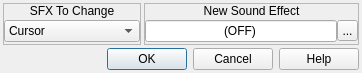
<?xml version="1.0" encoding="UTF-8"?>
<ui version="4.0">
 <class>ConfigureEvent_ChangeSystemSoundEffect</class>
 <widget class="QDialog" name="ConfigureEvent_ChangeSystemSoundEffect">
  <property name="geometry">
   <rect>
    <x>0</x>
    <y>0</y>
    <width>362</width>
    <height>73</height>
   </rect>
  </property>
  <property name="windowTitle">
   <string>Change System Sound Effect</string>
  </property>
  <property name="windowIcon">
   <iconset resource="gui_icons.qrc">
    <normaloff>:/icons/openrpgmaker.png</normaloff>:/icons/openrpgmaker.png</iconset>
  </property>
  <property name="styleSheet">
   <string notr="true">.QFrame
{
	border-width: 1px;
	border-style: solid;
	border-color: palette(window-text);
}

.QFrame&gt;QLabel
{
	border-width: 0px;
	background-color: palette(window-text);
	color: palette(window);
	font-weight: bold;
}

.QFrame&gt;QCheckBox
{
	background-color: palette(window-text);
	border-width: 0px;
	border-style: none;
	color: palette(window);
	spacing: 3px;
	font-weight: bold;
	padding: 0px 0px 0px 3px;
}

.QFrame&gt;QCheckBox::indicator
{
	min-width: 8px;
	max-width: 8px;
	min-height: 8px;
	max-height: 8px;
	width: 8px;
	height: 8px;
	border-width: 2px;
	border-radius: 0px;
	border-style: ridge;
	border-color: palette(mid);
}

.QFrame&gt;QCheckBox::indicator:unchecked
{
	background-color: palette(base);
}

.QFrame&gt;QCheckBox::indicator:checked
{
	background-color: palette(window-text);
}

.QFrame&gt;QCheckBox::indicator:hover
{
	border-color: palette(highlight);
}</string>
  </property>
  <layout class="QVBoxLayout" name="verticalLayout_3">
   <property name="spacing">
    <number>3</number>
   </property>
   <property name="margin">
    <number>3</number>
   </property>
   <item>
    <widget class="QWidget" name="widget_3" native="true">
     <layout class="QHBoxLayout" name="horizontalLayout_3">
      <property name="spacing">
       <number>3</number>
      </property>
      <property name="margin">
       <number>0</number>
      </property>
      <item>
       <widget class="QFrame" name="frame">
        <property name="frameShape">
         <enum>QFrame::StyledPanel</enum>
        </property>
        <property name="frameShadow">
         <enum>QFrame::Raised</enum>
        </property>
        <layout class="QVBoxLayout" name="verticalLayout">
         <property name="spacing">
          <number>0</number>
         </property>
         <property name="margin">
          <number>0</number>
         </property>
         <item>
          <widget class="QLabel" name="label">
           <property name="sizePolicy">
            <sizepolicy hsizetype="Preferred" vsizetype="Fixed">
             <horstretch>0</horstretch>
             <verstretch>0</verstretch>
            </sizepolicy>
           </property>
           <property name="text">
            <string>SFX To Change</string>
           </property>
           <property name="alignment">
            <set>Qt::AlignCenter</set>
           </property>
          </widget>
         </item>
         <item>
          <widget class="QWidget" name="widget" native="true">
           <layout class="QHBoxLayout" name="horizontalLayout">
            <property name="spacing">
             <number>0</number>
            </property>
            <property name="margin">
             <number>0</number>
            </property>
            <item>
             <widget class="QComboBox" name="cboxSystemSoundEffect">
              <item>
               <property name="text">
                <string>Cursor</string>
               </property>
              </item>
              <item>
               <property name="text">
                <string>Select Choice</string>
               </property>
              </item>
              <item>
               <property name="text">
                <string>Buzzer</string>
               </property>
              </item>
              <item>
               <property name="text">
                <string>Cancel</string>
               </property>
              </item>
              <item>
               <property name="text">
                <string>Battle Transition</string>
               </property>
              </item>
              <item>
               <property name="text">
                <string>Flee Battle</string>
               </property>
              </item>
              <item>
               <property name="text">
                <string>Character Level Up</string>
               </property>
              </item>
              <item>
               <property name="text">
                <string>Evade Attack</string>
               </property>
              </item>
              <item>
               <property name="text">
                <string>Item Used</string>
               </property>
              </item>
             </widget>
            </item>
           </layout>
          </widget>
         </item>
        </layout>
       </widget>
      </item>
      <item>
       <widget class="QFrame" name="frame_2">
        <property name="frameShape">
         <enum>QFrame::StyledPanel</enum>
        </property>
        <property name="frameShadow">
         <enum>QFrame::Raised</enum>
        </property>
        <layout class="QVBoxLayout" name="verticalLayout_2">
         <property name="spacing">
          <number>0</number>
         </property>
         <property name="margin">
          <number>0</number>
         </property>
         <item>
          <widget class="QLabel" name="label_2">
           <property name="sizePolicy">
            <sizepolicy hsizetype="Preferred" vsizetype="Fixed">
             <horstretch>0</horstretch>
             <verstretch>0</verstretch>
            </sizepolicy>
           </property>
           <property name="text">
            <string>New Sound Effect</string>
           </property>
           <property name="alignment">
            <set>Qt::AlignCenter</set>
           </property>
          </widget>
         </item>
         <item>
          <widget class="QWidget" name="widget_2" native="true">
           <layout class="QHBoxLayout" name="horizontalLayout_2">
            <property name="spacing">
             <number>0</number>
            </property>
            <property name="margin">
             <number>0</number>
            </property>
            <item>
             <widget class="QLineEdit" name="leSoundEffect">
              <property name="minimumSize">
               <size>
                <width>192</width>
                <height>0</height>
               </size>
              </property>
              <property name="maximumSize">
               <size>
                <width>192</width>
                <height>16777215</height>
               </size>
              </property>
              <property name="text">
               <string>(OFF)</string>
              </property>
              <property name="alignment">
               <set>Qt::AlignCenter</set>
              </property>
              <property name="readOnly">
               <bool>true</bool>
              </property>
             </widget>
            </item>
            <item>
             <widget class="QToolButton" name="bBrowseSFX">
              <property name="sizePolicy">
               <sizepolicy hsizetype="Fixed" vsizetype="Expanding">
                <horstretch>0</horstretch>
                <verstretch>0</verstretch>
               </sizepolicy>
              </property>
              <property name="minimumSize">
               <size>
                <width>21</width>
                <height>21</height>
               </size>
              </property>
              <property name="maximumSize">
               <size>
                <width>21</width>
                <height>21</height>
               </size>
              </property>
              <property name="text">
               <string>...</string>
              </property>
              <property name="icon">
               <iconset resource="gui_icons.qrc">
                <normaloff>:/icons/fileopen.png</normaloff>:/icons/fileopen.png</iconset>
              </property>
              <property name="iconSize">
               <size>
                <width>16</width>
                <height>16</height>
               </size>
              </property>
             </widget>
            </item>
           </layout>
          </widget>
         </item>
        </layout>
       </widget>
      </item>
     </layout>
    </widget>
   </item>
   <item>
    <widget class="QDialogButtonBox" name="buttonBox">
     <property name="orientation">
      <enum>Qt::Horizontal</enum>
     </property>
     <property name="standardButtons">
      <set>QDialogButtonBox::Cancel|QDialogButtonBox::Help|QDialogButtonBox::Ok</set>
     </property>
    </widget>
   </item>
  </layout>
 </widget>
 <resources>
  <include location="gui_icons.qrc"/>
 </resources>
 <connections>
  <connection>
   <sender>buttonBox</sender>
   <signal>accepted()</signal>
   <receiver>ConfigureEvent_ChangeSystemSoundEffect</receiver>
   <slot>accept()</slot>
   <hints>
    <hint type="sourcelabel">
     <x>248</x>
     <y>254</y>
    </hint>
    <hint type="destinationlabel">
     <x>157</x>
     <y>274</y>
    </hint>
   </hints>
  </connection>
  <connection>
   <sender>buttonBox</sender>
   <signal>rejected()</signal>
   <receiver>ConfigureEvent_ChangeSystemSoundEffect</receiver>
   <slot>reject()</slot>
   <hints>
    <hint type="sourcelabel">
     <x>316</x>
     <y>260</y>
    </hint>
    <hint type="destinationlabel">
     <x>286</x>
     <y>274</y>
    </hint>
   </hints>
  </connection>
 </connections>
</ui>
